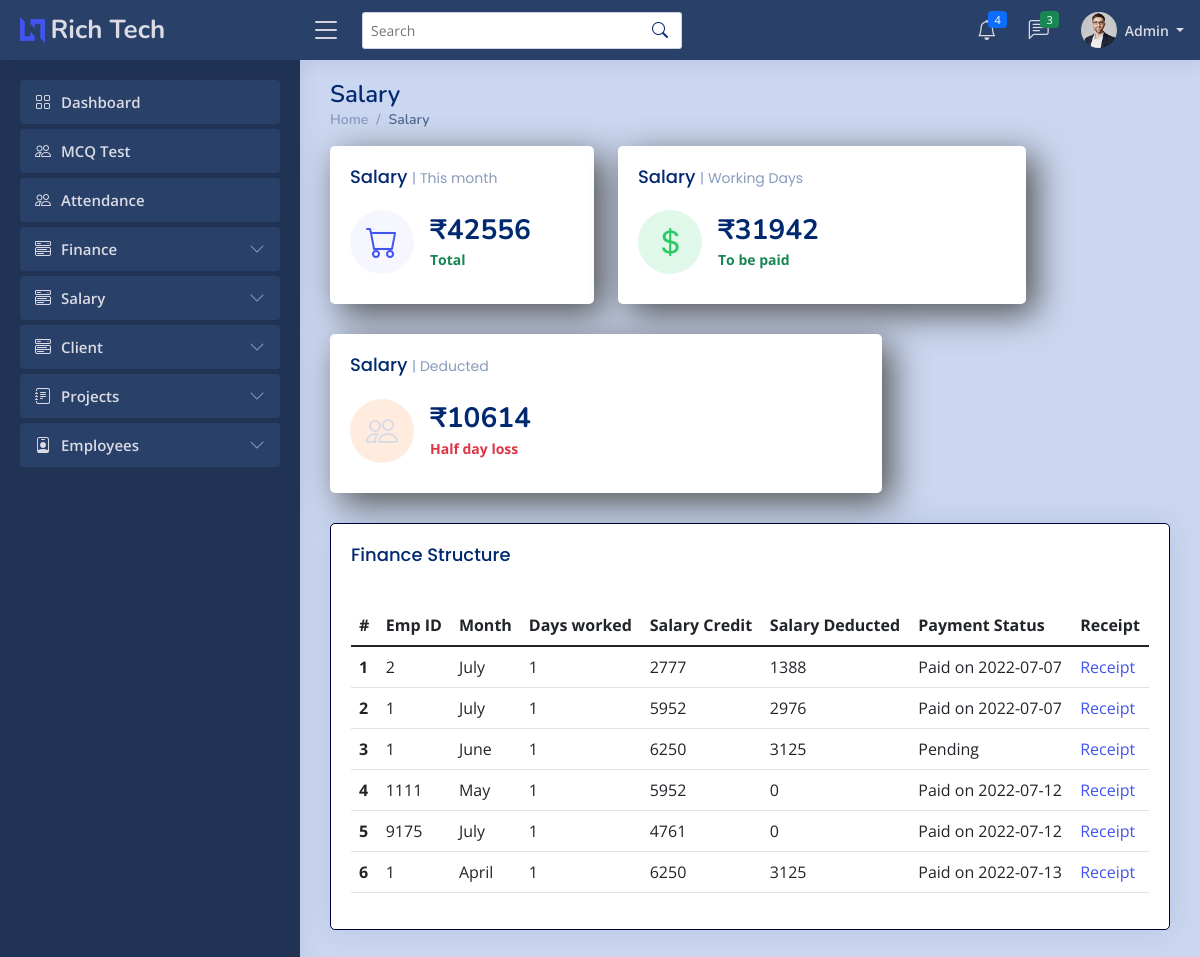
The page /admin/allsalary.php (signed in) on the database as committed earlier.
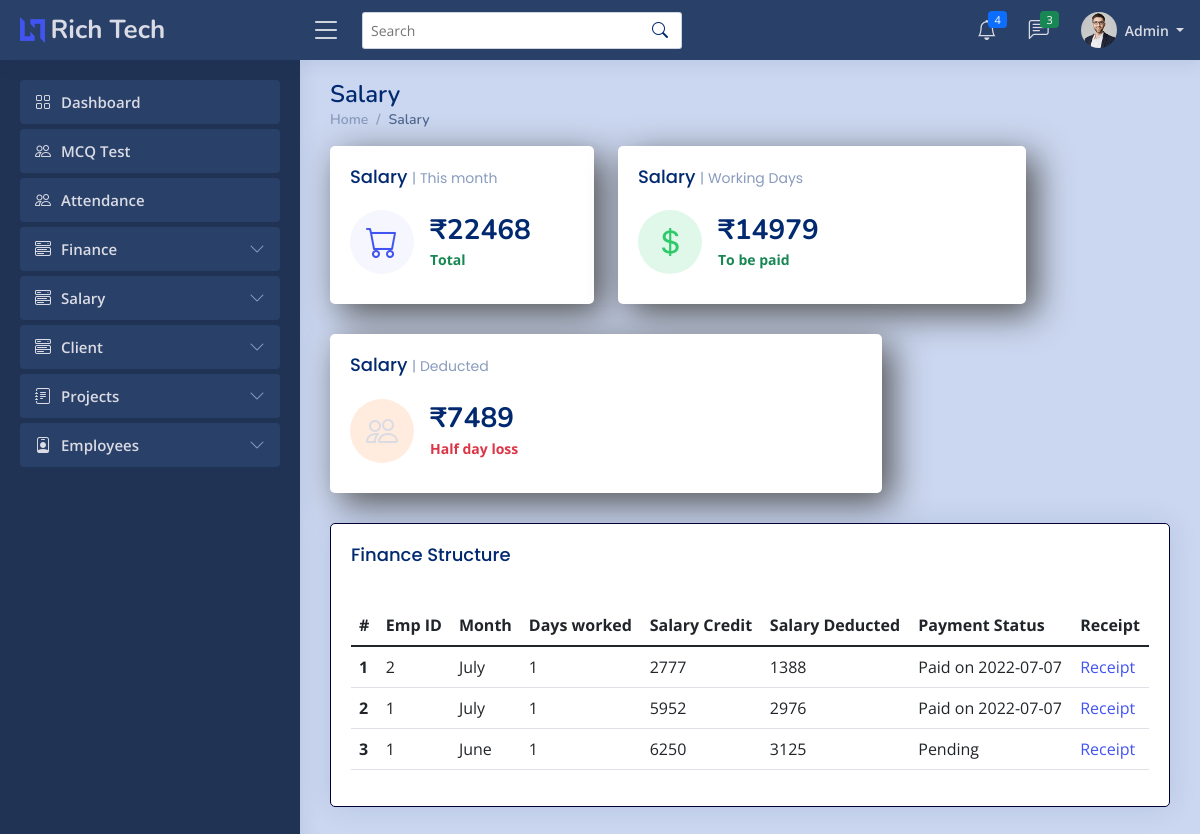
The same page on the database as committed later.
### tables this page shows
CREATE TABLE `salpayt` (
  `Id` int(7) NOT NULL,
  `euid` varchar(255) NOT NULL,
  `month` int(7) NOT NULL,
  `year` int(7) NOT NULL,
  `daysworked` int(7) NOT NULL,
  `bonus` int(12) DEFAULT NULL,
  `tsalary` int(11) NOT NULL,
  `dsalary` int(12) NOT NULL,
  `gsalary` int(7) DEFAULT NULL,
  `gdate` date DEFAULT NULL
);

### admin/allsalary.php (the view, shortened to what this page needs)
<?php
    if ($_SESSION['erole'] == "admin"){
?>
<!DOCTYPE html>
<html lang="en">
<head>
  <link href="../assets/vendor/bootstrap/css/bootstrap.min.css" rel="stylesheet">
  <link rel="stylesheet" href="../assets/vendor/bootstrap-icons/bootstrap-icons.css?v=<?php echo time(); ?>">
  <link href="../assets/vendor/boxicons/css/boxicons.min.css" rel="stylesheet">
  <link href="../assets/vendor/quill/quill.snow.css" rel="stylesheet">
  <link href="../assets/vendor/quill/quill.bubble.css" rel="stylesheet">
  <link href="../assets/vendor/remixicon/remixicon.css" rel="stylesheet">
  <link href="../assets/vendor/simple-datatables/style.css" rel="stylesheet">
  <link rel="stylesheet" href="../assets/css/style.css?v=<?php echo time(); ?>">
</head>
<body>
      <?php
        include './imports/nav-admin.php';
      ?>
  <main id="main" class="main">
    <div class="pagetitle">
      <h1>Salary</h1>
      <nav>
        <ol class="breadcrumb">
          <li class="breadcrumb-item"><a href="index.php">Home</a></li>
          <li class="breadcrumb-item active">Salary</li>
        </ol>
      </nav>
    </div>
    <section class="section dashboard">
      <div class="row">
        <div class="col-lg-12">
          <div class="row">
          <?php
              include '../imports/config.php';
              $conn = mysqli_connect($server_name, $username, $password, $database_name);
              $sqltotalpay = "SELECT SUM(tsalary + dsalary) from salpayt";
              $resulttotalpay = mysqli_query($conn, $sqltotalpay);
              $rowtotalpay = mysqli_fetch_assoc($resulttotalpay);
              $total_pay = $rowtotalpay['SUM(tsalary + dsalary)'];
              $sqltopay = "SELECT SUM(tsalary) from salpayt";
              $resulttopay = mysqli_query($conn, $sqltopay);
              $rowtopay = mysqli_fetch_assoc($resulttopay);
              $to_be_paid_salary = $rowtopay['SUM(tsalary)'];
            ?>
            <div class="col-xxl-4 col-md-4">
              <div class="fcard info-card sales-card">
                <div class="card-body">
                  <h5 class="card-title">Salary <span>| This month</span></h5>
                  <div class="d-flex align-items-center">
                    <div class="card-icon rounded-circle d-flex align-items-center justify-content-center">
                      <i class="bi bi-cart"></i>
                    </div>
                    <div class="ps-3">
                      <h6> <?php echo '₹', $total_pay;  ?> </h6>
                      <span class="text-success small pt-1 fw-bold">Total </span>
                    </div>
                  </div>
                </div>
              </div>
            </div>
            <div class="col-xxl-4 col-md-6">
              <div class="fcard info-card revenue-card">
                <div class="card-body">
                  <h5 class="card-title">Salary <span>| Working Days</span></h5>
                  <div class="d-flex align-items-center">
                    <div class="card-icon rounded-circle d-flex align-items-center justify-content-center">
                      <i class="bi bi-currency-dollar"></i>
                    </div>
                    <div class="ps-3">
                      <h6> <?php echo '₹',  $to_be_paid_salary ; ?> </h6>
                      <span class="text-success small pt-1 fw-bold"> To be paid </span>
                    </div>
                  </div>
                </div>
              </div>
            </div>
            <div class="col-xxl-4 col-md-8">
              <div class="fcard info-card customers-card">
                <div class="card-body">
                  <h5 class="card-title">Salary <span>| Deducted</span></h5>
                  <div class="d-flex align-items-center">
                    <div class="card-icon rounded-circle d-flex align-items-center justify-content-center">
                      <i class="bi bi-people"></i>
                    </div>
                    <div class="ps-3">
                      <h6> <?php echo '₹', ($total_pay - $to_be_paid_salary); ?></h6>
                      <span class="text-danger small pt-1 fw-bold">Half day loss</span>
                    </div>
                  </div>
                </div>
              </div>
            </div>
      </div>
    </section>
    <div class="card">
            <div class="card-body">
              <h5 class="card-title">Finance Structure</h5>
              <?php
                echo "<table class='table table-bordered table-striped'>";
                echo '<table class="table datatable">';
                echo "<thead>";
                  echo"<tr>";
                    echo"<th>#</th>";
                    echo"<th>Emp ID</th>";
                    echo"<th>Month</th>";
                    echo"<th>Days worked</th>";
                    echo"<th>Salary Credit</th>";
                    echo"<th>Salary Deducted</th>";
                    echo"<th>Payment Status</th>";
                    echo"<th>Receipt</th>";
                  echo"</tr>";
                echo"</thead>";
                echo"<tbody>";
                $sql = "SELECT * from salpayt";
                $result = mysqli_query($conn, $sql);
                $i = 1;
                while($row = mysqli_fetch_assoc($result)){
                  $monthNameW = date('F', mktime(0, 0, 0, $row['month'], 10));
                  $empid = $row['euid'];
                  $sqlinvoice = "SELECT `month`, `year` from salpayt where euid = '$empid'";
                  $resultinvoice = mysqli_query($conn, $sqlinvoice);
                  $rowinvoice = mysqli_fetch_assoc($resultinvoice);
                  $gmonth = $row['month'];
                  $gyear = $rowinvoice['year'];
                  echo"<tr>";
                    echo"<th row>".$i."</th>";
                    echo"<td>".$row['euid']."</td>";
                    echo"<td>".$monthNameW."</td>";
                    echo"<td>".$row['daysworked']."</td>";
                    echo"<td>".$row['tsalary']."</td>";
                    echo"<td>".$row['dsalary']."</td>";
                    if(is_null($row['gdate'])){
                      echo"<td>Pending</td>";
                    }else{
                      echo"<td>Paid on $row[gdate]</td>";
                    }
                    echo'<td><a href="invoice-salary.php?empid='.$empid.'&month='.$gmonth.'&year='.$gyear.'" target="_blank"> Receipt </a></td>';
                  echo"</tr>";
                  $i++;
                }
                    ?>
                </tbody>
              </table>
            </div>
          </div>
  </main>
</body>
</html>
<?php
    }else{
        header("Location: ../index.php");
    }
?>

### admin/imports/nav-admin.php (shortened to what this page needs)
<header id="header" class="header fixed-top d-flex align-items-center">
  <div class="d-flex align-items-center justify-content-between">
    <a href="index.php" class="logo d-flex align-items-center">
      <img src="../assets/img/logo.png" alt="">
      <span class="d-none d-lg-block">Rich Tech</span>
    </a>
    <i class="bi bi-list toggle-sidebar-btn"></i>
  </div>
  <div class="search-bar">
    <form class="search-form d-flex align-items-center" method="POST" action="#">
      <input type="text" name="query" placeholder="Search" title="Enter search keyword">
      <button type="submit" title="Search"><i class="bi bi-search"></i></button>
    </form>
  </div>
  <nav class="header-nav ms-auto">
    <ul class="d-flex align-items-center">
      <li class="nav-item dropdown">
        <a class="nav-link nav-icon" href="#" data-bs-toggle="dropdown">
          <i class="bi bi-bell"></i>
          <span class="badge bg-primary badge-number">
            <?php
              include '../imports/config.php';
              $sql_query = "SELECT * FROM notift WHERE euid='admin' ORDER BY id DESC LIMIT 4;";
              $result = mysqli_query($conn,$sql_query);
              $count = mysqli_num_rows($result);
              echo $count;
            ?>
          </span>
        </a>
      </li>
      <li class="nav-item dropdown">
        <a class="nav-link nav-icon" href="#" data-bs-toggle="dropdown">
          <i class="bi bi-chat-left-text"></i>
          <span class="badge bg-success badge-number">3</span>
        </a>
      </li>
      <li class="nav-item dropdown pe-3">
        <a class="nav-link nav-profile d-flex align-items-center pe-0" href="#" data-bs-toggle="dropdown">
          <img src="../assets/img/profile-img.jpg" alt="Profile" class="rounded-circle">
          <span class="d-none d-md-block dropdown-toggle ps-2"> Admin </span>
        </a>
      </li>
    </ul>
  </nav>
</header>
<aside id="sidebar" class="sidebar">
  <ul class="sidebar-nav" id="sidebar-nav">
    <li class="nav-item">
      <a class="nav-link " href="index.php">
        <i class="bi bi-grid"></i>
        <span>Dashboard</span>
      </a>
    </li>
    <li class="nav-item">
      <a class="nav-link " href="../MCQ/dashboard.php">
        <i class="bi bi-people"></i>
        <span>MCQ Test</span>
      </a>
    </li>
          <li class="nav-item">
      <a class="nav-link " href="attendance.php">
        <i class="bi bi-people"></i>
        <span>Attendance</span>
      </a>
    </li>
    <li class="nav-item">
      <a class="nav-link collapsed" data-bs-target="#finance-nav" data-bs-toggle="collapse" href="#">
        <i class="bi bi-menu-button-wide"></i><span>Finance</span><i class="bi bi-chevron-down ms-auto"></i>
      </a>
    </li>
    <li class="nav-item">
      <a class="nav-link collapsed" data-bs-target="#salary-nav" data-bs-toggle="collapse" href="#">
        <i class="bi bi-menu-button-wide"></i><span>Salary</span><i class="bi bi-chevron-down ms-auto"></i>
      </a>
    </li>
    <li class="nav-item">
      <a class="nav-link collapsed" data-bs-target="#client-nav" data-bs-toggle="collapse" href="#">
        <i class="bi bi-menu-button-wide"></i><span>Client</span><i class="bi bi-chevron-down ms-auto"></i>
      </a>
    </li>
    <li class="nav-item">
      <a class="nav-link collapsed" data-bs-target="#projects-nav" data-bs-toggle="collapse" href="#">
        <i class="bi bi-journal-text"></i><span>Projects</span><i class="bi bi-chevron-down ms-auto"></i>
      </a>
    </li>
    <li class="nav-item">
      <a class="nav-link collapsed" data-bs-target="#employees-nav" data-bs-toggle="collapse" href="#">
        <i class="bi bi-person-badge"></i><span>Employees</span><i class="bi bi-chevron-down ms-auto"></i>
      </a>
    </li>
  </ul>
</aside>

### assets/css/style.css (style rules this page uses)
:root { scroll-behavior: smooth; }
body { font-family: "Open Sans", sans-serif; background: #cbd7f0; color: #444444; }
a { color: #4154f1; text-decoration: none; }
h1, h2, h3, h4, h5, h6 { font-family: "Nunito", sans-serif; }
#main { margin-top: 60px; padding: 20px 30px; transition: all 0.3s; }
.pagetitle { margin-bottom: 10px; }
.pagetitle h1 { font-size: 24px; margin-bottom: 0; font-weight: 600; color: #012970; }
.fcard { margin-bottom: 30px; border-width: 1px; border-color: #000033; border-radius: 5px; box-shadow: 0px 0 30px rgba(1, 41, 112, 0.1); background-color: white; color: rgba(255,255,0,0); box-shadow: inset 0px 0px 80px 5px rgba(0,0,0,0), 10px 10px 35px rgb(83, 83, 83); }
.card { margin-bottom: 30px; border-width: 1px; border-color: #000033; border-radius: 5px; box-shadow: 0px 0 30px rgba(1, 41, 112, 0.1); }
.card-title { padding: 20px 0 15px 0; font-size: 18px; font-weight: 500; color: #012970; font-family: "Poppins", sans-serif; }
.card-title span { color: #899bbd; font-size: 14px; font-weight: 400; }
.card-body { padding: 0 20px 20px 20px; }
.breadcrumb { font-size: 14px; font-family: "Nunito", sans-serif; color: #899bbd; font-weight: 600; }
.breadcrumb a { color: #899bbd; transition: 0.3s; }
.breadcrumb .breadcrumb-item::before { color: #899bbd; }
.breadcrumb .active { color: #51678f; font-weight: 600; }
.logo { line-height: 1; }
@media (min-width: 1200px) { .logo { width: 280px; } }
.logo img { max-height: 26px; margin-right: 6px; }
.logo span { font-size: 26px; font-weight: 700; color: #dadbe4; font-family: "Nunito", sans-serif; }
.header { transition: all 0.5s; z-index: 997; height: 60px; box-shadow: 0px 2px 20px rgba(1, 41, 112, 0.1); background-color: #294069; padding-left: 20px; }
.header .toggle-sidebar-btn { font-size: 32px; padding-left: 10px; cursor: pointer; color: #012970; }
.header .search-bar { min-width: 360px; padding: 0 20px; }
.header .search-form { width: 100%; }
.header .search-form input { border: 0; font-size: 14px; color: #012970; border: 1px solid rgba(1, 41, 112, 0.2); padding: 7px 38px 7px 8px; border-radius: 3px; transition: 0.3s; width: 100%; }
.header .search-form button { border: 0; padding: 0; margin-left: -30px; background: none; }
.header .search-form button i { color: #012970; }
.header-nav ul { list-style: none; }
.header-nav > ul { margin: 0; padding: 0; }
.header-nav .nav-icon { font-size: 20px; color: #012970; }
.header-nav .nav-profile { color: #dadbe4; }
.header-nav .nav-profile img { max-height: 36px; }
.header-nav .nav-profile span { font-size: 14px; font-weight: 600; }
.header-nav .badge-number { position: absolute; inset: 4px 6px auto auto; font-weight: normal; font-size: 11px; padding: 3px 6px; }
.sidebar { position: fixed; top: 60px; left: 0; bottom: 0; width: 300px; z-index: 996; transition: all 0.3s; padding: 20px; overflow-y: auto; scrollbar-width: thin; scrollbar-color: #aab7cf transparent; box-shadow: 0px 0px 20px rgba(1, 41, 112, 0.1); background-color: #203354; }
@media (min-width: 1200px) { #main, #footer { margin-left: 300px; } }
.sidebar-nav { padding: 0; margin: 0; list-style: none; }
.sidebar-nav li { padding: 0; margin: 0; list-style: none; }
.sidebar-nav .nav-item { margin-bottom: 5px; }
.sidebar-nav .nav-link { display: flex; align-items: center; font-size: 15px; font-weight: 600; color: #dadbe4; transition: 0.3; background: #294069; padding: 10px 15px; border-radius: 4px; }
.sidebar-nav .nav-link i { font-size: 16px; margin-right: 10px; color: #4154f1; }
.sidebar-nav .nav-link.collapsed { color: #dadbe4; background: #294069; }
.sidebar-nav .nav-link.collapsed i { color: #899bbd; }
.sidebar-nav .nav-link .bi-chevron-down { margin-right: 0; transition: transform 0.2s ease-in-out; }
.dashboard .info-card { padding-bottom: 10px; }
.dashboard .info-card h6 { font-size: 28px; color: #012970; font-weight: 700; margin: 0; padding: 0; }
.dashboard .card-icon { font-size: 32px; line-height: 0; width: 64px; height: 64px; flex-shrink: 0; flex-grow: 0; }
.dashboard .sales-card .card-icon { color: #4154f1; background: #f6f6fe; }
.dashboard .revenue-card .card-icon { color: #2eca6a; background: #e0f8e9; }
.dashboard .customers-card .card-icon { color: #ff771d; background: #ffecdf; }

Rows that differ between the two databases and show on the page:
removed salpayt: euid "1111", month "May", daysworked "1", tsalary "5952", dsalary "0", gdate "2022-07-12"
removed salpayt: euid "9175", month "July", daysworked "1", tsalary "4761", dsalary "0", gdate "2022-07-12"
removed salpayt: euid "1", month "April", daysworked "1", tsalary "6250", dsalary "3125", gdate "2022-07-13"
Other text that changed with them:
$total_pay: "42556" → "22468"
$to_be_paid_salary: "31942" → "14979"
$total_pay - $to_be_paid_salary: "10614" → "7489"
